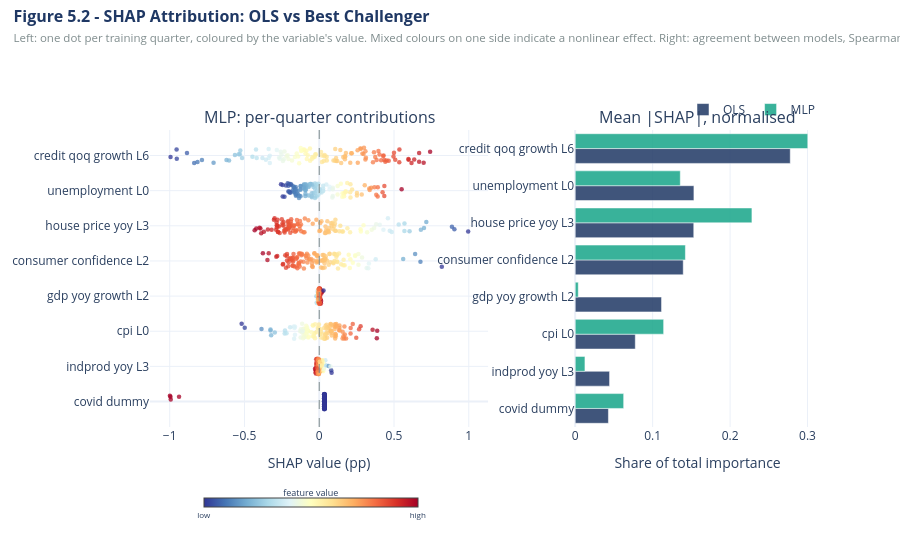

Notebook cell for this chart:
### Code cell
# 5.8 - Figure 5.2 SHAP beeswarm and importance comparison
order = list(imp['Variable'])[::-1]
pos   = {f: i for i, f in enumerate(order)}
short = [f.replace('us_', '').replace('_', ' ') for f in order]

fig = make_subplots(rows=1, cols=2, horizontal_spacing=0.13,
                    column_widths=[0.58, 0.42],
                    subplot_titles=[f'{best_ml}: per-quarter contributions',
                                    'Mean |SHAP|, normalised'])

rng = np.random.RandomState(SEED)
for f in order:
    j  = feats.index(f)
    sv = shap_ml[:, j]
    xv = X_tr[:, j]
    colour = (xv - xv.min()) / (np.ptp(xv) if np.ptp(xv) else 1)
    fig.add_trace(go.Scatter(
        x=sv, y=pos[f] + rng.uniform(-0.22, 0.22, len(sv)),
        mode='markers', showlegend=False,
        marker=dict(size=4.5, color=colour, colorscale='RdYlBu_r', opacity=0.75,
                    showscale=(f == order[-1]),
                    colorbar=dict(title=dict(text='feature value', font=dict(size=9),
                                             side='top'),
                                  orientation='h', x=0.24, xanchor='center',
                                  y=-0.16, yanchor='top', len=0.35, thickness=9,
                                  tickvals=[0, 1], ticktext=['low', 'high'],
                                  tickfont=dict(size=8))),
        hovertemplate='%{x:.3f}pp<extra></extra>'), row=1, col=1)
fig.add_vline(x=0, line_dash='dash', line_color=GREY, line_width=1, row=1, col=1)

fig.add_trace(go.Bar(x=imp['OLS'][::-1], y=short, orientation='h',
                     name='OLS', marker_color=NAVY, opacity=0.85), row=1, col=2)
fig.add_trace(go.Bar(x=imp[best_ml][::-1], y=short, orientation='h',
                     name=best_ml, marker_color=TEAL, opacity=0.85), row=1, col=2)

fig.update_yaxes(tickmode='array', tickvals=list(range(len(order))),
                 ticktext=short, row=1, col=1)
fig.update_xaxes(title_text='SHAP value (pp)', row=1, col=1)
fig.update_xaxes(title_text='Share of total importance', row=1, col=2)
fig.update_layout(
    title=dict(text=('<b>Figure 5.2 - SHAP Attribution: OLS vs Best Challenger</b>'
                     f'<br><span style="font-size:11.5px;color:{GREY}">'
                     'Left: one dot per training quarter, coloured by the variable\'s '
                     'value. Mixed colours on one side indicate a nonlinear effect. '
                     f'Right: agreement between models, Spearman {rho:.2f}</span>'),
               font=dict(size=16, color=NAVY), x=0.015, xanchor='left',
               y=0.96, yanchor='top'),
    template=TEMPLATE, height=540, barmode='group',
    legend=dict(orientation='h', yanchor='bottom', y=1.02, xanchor='right', x=1.0),
    margin=dict(t=130, b=110, l=150))
fig.show()
